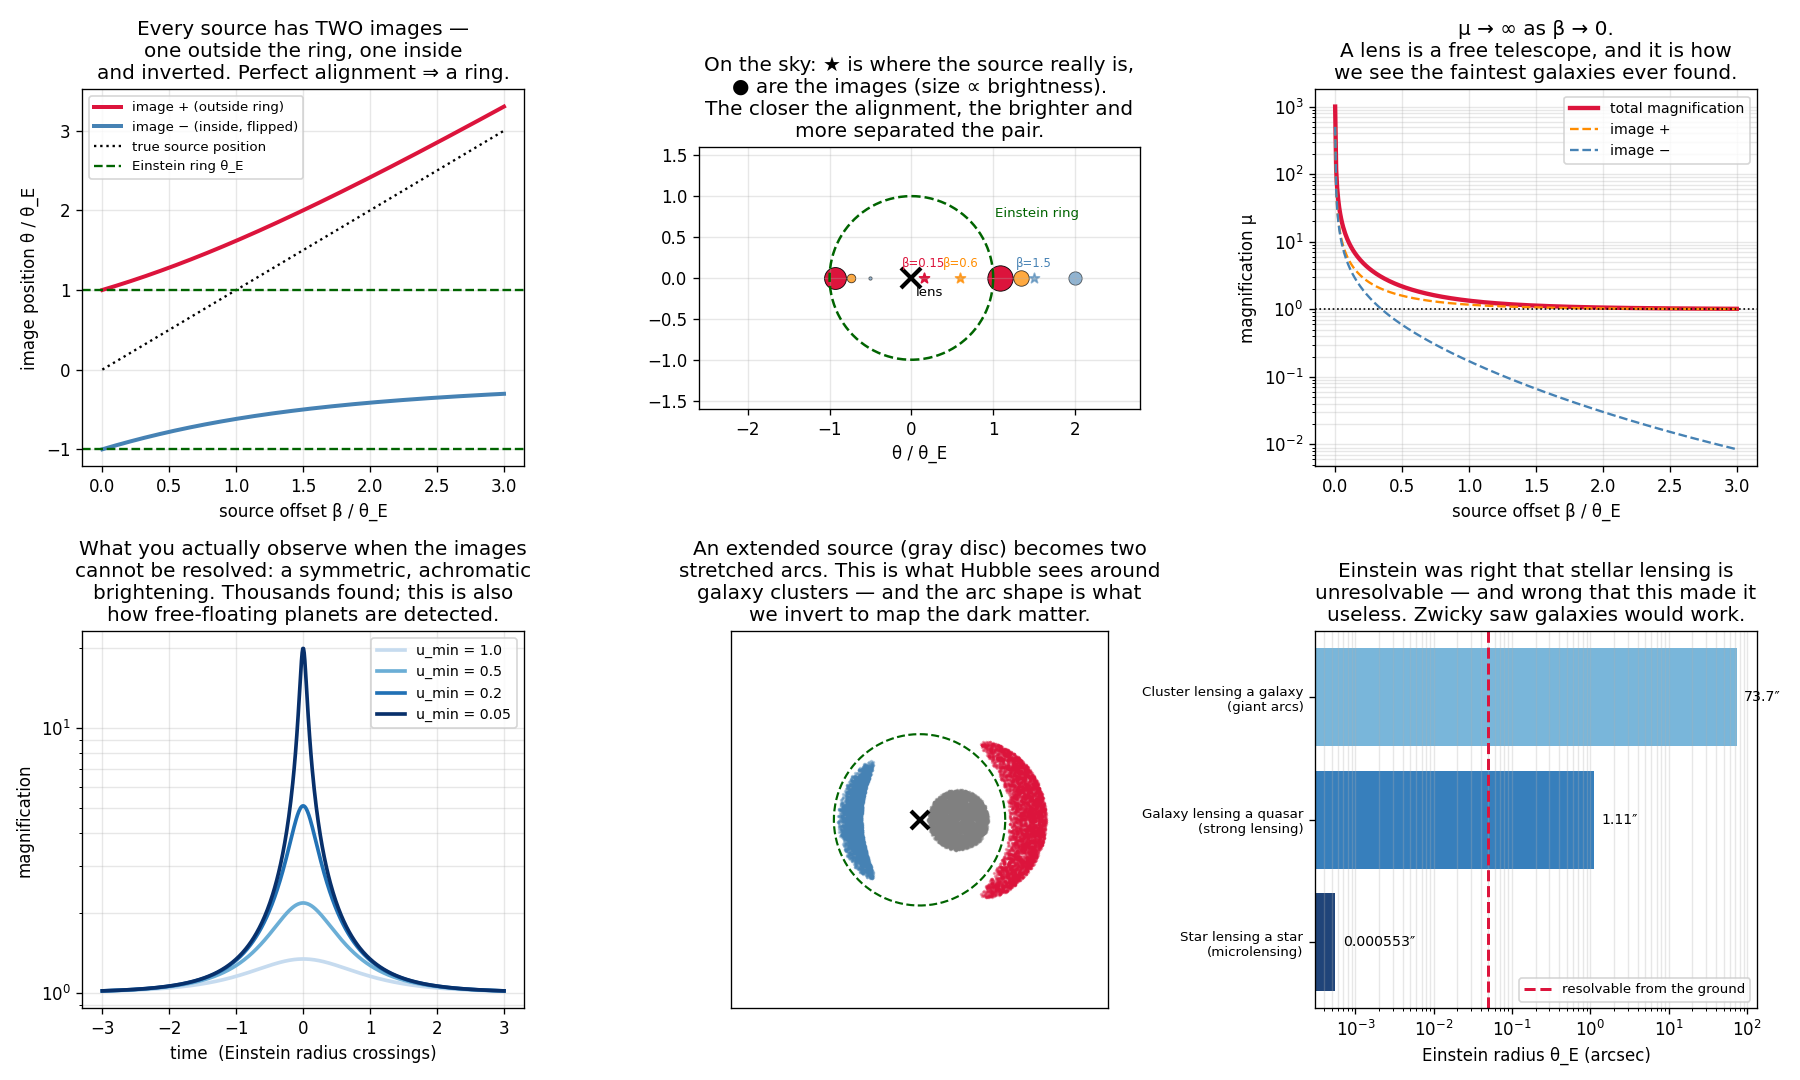

Recreate this plot in Python.
"""From a curiosity Einstein thought useless to the main tool for weighing the universe.

If mass bends light by 4GM/c²b, then a massive object is a LENS. Einstein worked
this out and published it in 1936 only because a Czech engineer, Rudi Mandl, kept
pestering him. He wrote to the editor of Science: "it is of little value, but it
makes the poor guy happy." He believed the alignment would never be observed.

He was wrong in the most useful way possible. Zwicky pointed out within a year that
GALAXIES, not stars, would make observable lenses. The first was found in 1979
(the "Twin Quasar" QSO 0957+561). Today gravitational lensing is how we:

    · weigh galaxy clusters, including the dark matter (ch08)
    · find exoplanets by microlensing
    · measure H₀ independently, from time delays between images
    · see galaxies at z > 10 that would otherwise be far too faint

Note the epistemic upgrade: light bending began as a TEST of relativity (1919), and
within 60 years became an INSTRUMENT that assumes relativity and measures something
else. That transition is how a theory stops being controversial.

    phenomenon:   a mass between us and a distant source produces multiple,
                  distorted, brightened images
    simulation:   the thin-lens equation for a point mass
    dissection:   solve for image positions and magnifications with torch; check
                  the analytic total magnification against the image-by-image sum
    formula:      β = θ − θ_E²/θ,  θ_E = sqrt(4GM/c² · D_LS/(D_L·D_S))
"""
from pathlib import Path

import matplotlib.pyplot as plt
import numpy as np
import torch

G, C = 6.67430e-11, 2.99792458e8
M_SUN = 1.98892e30
PC = 3.0856775814913673e16
RAD2ARCSEC = 180 / np.pi * 3600


def einstein_radius(M, D_L, D_S):
    """Angular radius of the Einstein ring, in radians."""
    D_LS = D_S - D_L                     # flat-space approximation, fine for a demo
    return np.sqrt(4 * G * M / C**2 * D_LS / (D_L * D_S))


# --- three regimes, six orders of magnitude apart in angle ---
systems = [
    ("Star lensing a star\n(microlensing)", 0.3 * M_SUN, 4e3 * PC, 8e3 * PC),
    ("Galaxy lensing a quasar\n(strong lensing)", 1e11 * M_SUN, 5e8 * PC, 2e9 * PC),
    ("Cluster lensing a galaxy\n(giant arcs)", 1e15 * M_SUN, 1e9 * PC, 3e9 * PC),
]
print("  system                          M (M_sun)   θ_E")
for nm, M, D_L, D_S in systems:
    tE = einstein_radius(M, D_L, D_S) * RAD2ARCSEC
    unit = f"{tE*1e3:.3f} mas" if tE < 0.05 else f"{tE:.2f}″"
    print(f"  {nm.splitlines()[0]:32s} {M/M_SUN:.1e}   {unit}")
print()
print("Microlensing rings are milliarcseconds — unresolvable. But you can still see")
print("the BRIGHTENING as the alignment drifts, and that is how thousands of")
print("exoplanets and dark objects have been found. → ch08\n")

# --- the lens equation ---
M, D_L, D_S = 1e11 * M_SUN, 5e8 * PC, 2e9 * PC
theta_E = einstein_radius(M, D_L, D_S)
print(f"Working example: a 10¹¹ M_sun galaxy, θ_E = {theta_E*RAD2ARCSEC:.3f}″\n")

# beta = theta - theta_E^2/theta  →  a quadratic with two roots, always
beta = torch.linspace(0.001, 3.0, 400, dtype=torch.float64) * theta_E
theta_plus = 0.5 * (beta + torch.sqrt(beta**2 + 4 * theta_E**2))
theta_minus = 0.5 * (beta - torch.sqrt(beta**2 + 4 * theta_E**2))

# magnification of each image: mu = 1/|1 - (theta_E/theta)^4|
mu_plus = 1.0 / torch.abs(1 - (theta_E / theta_plus) ** 4)
mu_minus = 1.0 / torch.abs(1 - (theta_E / theta_minus) ** 4)
mu_total = mu_plus + mu_minus

# the textbook closed form, in units u = beta/theta_E
u = beta / theta_E
mu_closed = (u**2 + 2) / (u * torch.sqrt(u**2 + 4))
print("check: sum of the two image magnifications vs the closed form (u²+2)/(u√(u²+4))")
print(f"  max |difference| = {(mu_total - mu_closed).abs().max():.2e}   ✓\n")

# --- lensing conserves surface brightness, so magnification is pure area gain ---
print("Two facts that make lensing an instrument rather than a curiosity:")
print("  1. It is ACHROMATIC — gravity bends every wavelength identically, unlike")
print("     a glass lens. So a lensed source keeps its colours exactly.")
print("  2. The deflection depends only on MASS, not on whether that mass emits")
print("     light. This is why lensing sees dark matter directly. → ch08\n")

# --- the microlensing light curve: the observable when you cannot resolve images ---
t = torch.linspace(-3, 3, 600, dtype=torch.float64)          # in Einstein-radius crossings
print("microlensing light curve — peak magnification vs impact parameter u_min:")
for u_min in (1.0, 0.5, 0.2, 0.05):
    uu = np.sqrt(u_min**2)
    peak = (uu**2 + 2) / (uu * np.sqrt(uu**2 + 4))
    print(f"  u_min = {u_min:.2f}  →  peak magnification {peak:6.2f}×  "
          f"({2.5*np.log10(peak):.2f} magnitudes)")
print()
print("Einstein, 1936, in the paper itself:")
print('  "there is no great chance of observing this phenomenon."')
print("As of today, lensing has produced tens of thousands of measurements and")
print("two Nobel-adjacent research programmes. It is the standard cautionary tale")
print("about a theorist predicting what will never be measurable.")

# --- visualization ---
fig = plt.figure(figsize=(15, 9))
gs = fig.add_gridspec(2, 3)

# Panel 1: image positions vs source position
ax = fig.add_subplot(gs[0, 0])
ax.plot(u, theta_plus / theta_E, color="crimson", lw=2.4, label="image + (outside ring)")
ax.plot(u, theta_minus / theta_E, color="steelblue", lw=2.4, label="image − (inside, flipped)")
ax.plot(u, u, "k:", lw=1.4, label="true source position")
ax.axhline(1, color="darkgreen", ls="--", lw=1.4, label="Einstein ring θ_E")
ax.axhline(-1, color="darkgreen", ls="--", lw=1.4)
ax.set_xlabel("source offset β / θ_E")
ax.set_ylabel("image position θ / θ_E")
ax.set_title("Every source has TWO images —\none outside the ring, one inside\n"
             "and inverted. Perfect alignment ⇒ a ring.")
ax.legend(fontsize=8)
ax.grid(alpha=0.3)

# Panel 2: the sky picture
ax = fig.add_subplot(gs[0, 1])
for b_show, col, alpha in [(0.15, "crimson", 1.0), (0.6, "darkorange", 0.75),
                           (1.5, "steelblue", 0.6)]:
    tp = 0.5 * (b_show + np.sqrt(b_show**2 + 4))
    tm = 0.5 * (b_show - np.sqrt(b_show**2 + 4))
    mp = 1 / abs(1 - (1 / tp) ** 4)
    mm = 1 / abs(1 - (1 / tm) ** 4)
    ax.scatter([b_show], [0], s=40, marker="*", color=col, alpha=alpha)
    ax.scatter([tp], [0], s=60 * mp, color=col, alpha=alpha, edgecolors="k", lw=0.5)
    ax.scatter([tm], [0], s=60 * mm, color=col, alpha=alpha, edgecolors="k", lw=0.5)
    ax.text(b_show, 0.13, f"β={b_show}", fontsize=7, ha="center", color=col)
ring = np.linspace(0, 2 * np.pi, 200)
ax.plot(np.cos(ring), np.sin(ring), color="darkgreen", ls="--", lw=1.5)
ax.plot(0, 0, "x", color="black", ms=12, mew=2.5)
ax.text(0.05, -0.22, "lens", fontsize=8)
ax.text(1.02, 0.75, "Einstein ring", fontsize=8, color="darkgreen")
ax.set_aspect("equal")
ax.set_xlim(-2.6, 2.8); ax.set_ylim(-1.6, 1.6)
ax.set_xlabel("θ / θ_E")
ax.set_title("On the sky: ★ is where the source really is,\n● are the images "
             "(size ∝ brightness).\nThe closer the alignment, the brighter and\n"
             "more separated the pair.")
ax.grid(alpha=0.3)

# Panel 3: magnification blows up at perfect alignment
ax = fig.add_subplot(gs[0, 2])
ax.semilogy(u, mu_total, color="crimson", lw=2.6, label="total magnification")
ax.semilogy(u, mu_plus, color="darkorange", lw=1.4, ls="--", label="image +")
ax.semilogy(u, mu_minus.abs(), color="steelblue", lw=1.4, ls="--", label="image −")
ax.axhline(1, color="black", lw=1, ls=":")
ax.set_xlabel("source offset β / θ_E")
ax.set_ylabel("magnification μ")
ax.set_title("μ → ∞ as β → 0.\nA lens is a free telescope, and it is how\n"
             "we see the faintest galaxies ever found.")
ax.legend(fontsize=8.5)
ax.grid(alpha=0.3, which="both")

# Panel 4: microlensing light curves
ax = fig.add_subplot(gs[1, 0])
for u_min, col in [(1.0, "#c6dbef"), (0.5, "#6baed6"), (0.2, "#2171b5"), (0.05, "#08306b")]:
    uu = torch.sqrt(u_min**2 + t**2)
    mu = (uu**2 + 2) / (uu * torch.sqrt(uu**2 + 4))
    ax.plot(t, mu, color=col, lw=2.2, label=f"u_min = {u_min}")
ax.set_xlabel("time  (Einstein radius crossings)")
ax.set_ylabel("magnification")
ax.set_yscale("log")
ax.set_title("What you actually observe when the images\ncannot be resolved: a "
             "symmetric, achromatic\nbrightening. Thousands found; this is also\n"
             "how free-floating planets are detected.")
ax.legend(fontsize=8.5)
ax.grid(alpha=0.3, which="both")

# Panel 5: an extended source lensed into an arc
ax = fig.add_subplot(gs[1, 1])
rng = np.random.default_rng(11)
n = 4000
src_r = 0.35 * np.sqrt(rng.uniform(0, 1, n))
src_a = rng.uniform(0, 2 * np.pi, n)
sx = 0.45 + src_r * np.cos(src_a)
sy = src_r * np.sin(src_a)
b_mag = np.sqrt(sx**2 + sy**2)
for sign in (+1, -1):
    th = 0.5 * (b_mag + sign * np.sqrt(b_mag**2 + 4))
    ix, iy = sx / b_mag * th, sy / b_mag * th
    ax.scatter(ix, iy, s=1.2, color="crimson" if sign > 0 else "steelblue", alpha=0.35)
ax.scatter(sx, sy, s=1.2, color="gray", alpha=0.35)
ax.plot(np.cos(ring), np.sin(ring), color="darkgreen", ls="--", lw=1.3)
ax.plot(0, 0, "x", color="black", ms=11, mew=2.5)
ax.set_aspect("equal")
ax.set_xlim(-2.2, 2.2); ax.set_ylim(-2.2, 2.2)
ax.set_title("An extended source (gray disc) becomes two\nstretched arcs. This is "
             "what Hubble sees around\ngalaxy clusters — and the arc shape is what\n"
             "we invert to map the dark matter.")
ax.set_xticks([]); ax.set_yticks([])

# Panel 6: the scale ladder
ax = fig.add_subplot(gs[1, 2])
nms = [s[0] for s in systems]
tEs = [einstein_radius(s[1], s[2], s[3]) * RAD2ARCSEC for s in systems]
ax.barh(nms, tEs, color=["#08306b", "#2171b5", "#6baed6"], alpha=0.9)
ax.set_xscale("log")
ax.set_xlabel("Einstein radius θ_E (arcsec)")
ax.axvline(0.05, color="crimson", ls="--", lw=1.8, label="resolvable from the ground")
for i, v in enumerate(tEs):
    ax.text(v * 1.25, i, f"{v:.3g}″", va="center", fontsize=8.5)
ax.set_title("Einstein was right that stellar lensing is\nunresolvable — and wrong "
             "that this made it\nuseless. Zwicky saw galaxies would work.")
ax.legend(fontsize=8)
ax.grid(alpha=0.3, axis="x", which="both")
ax.tick_params(axis="y", labelsize=8)

plt.tight_layout()
out = Path(__file__).with_suffix(".png")
plt.savefig(out, dpi=120)
print(f"Saved: {out}")
